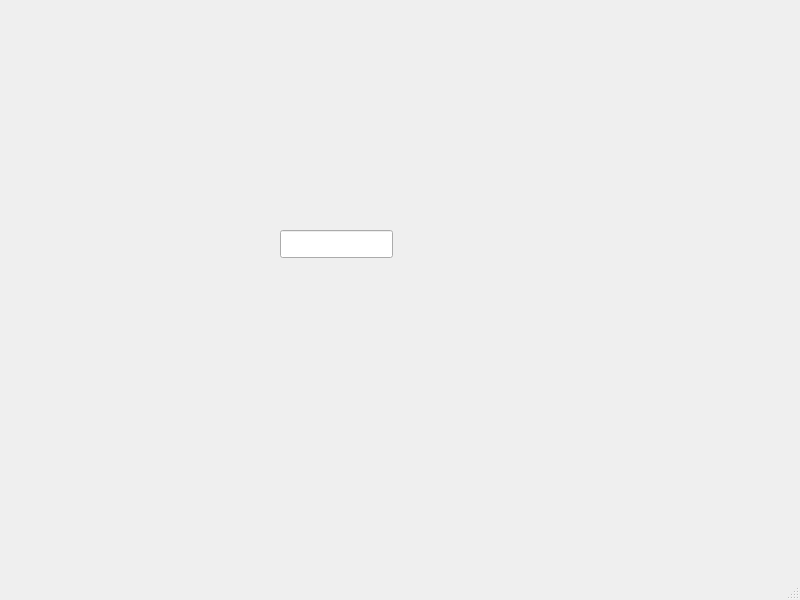
<?xml version="1.0" encoding="UTF-8"?>
<ui version="4.0">
 <class>MainWindow</class>
 <widget class="QMainWindow" name="MainWindow">
  <property name="geometry">
   <rect>
    <x>0</x>
    <y>0</y>
    <width>800</width>
    <height>600</height>
   </rect>
  </property>
  <property name="windowTitle">
   <string>MainWindow</string>
  </property>
  <widget class="QWidget" name="centralwidget">
   <widget class="QLineEdit" name="lineEdit">
    <property name="geometry">
     <rect>
      <x>280</x>
      <y>230</y>
      <width>113</width>
      <height>28</height>
     </rect>
    </property>
   </widget>
  </widget>
  <widget class="QMenuBar" name="menubar">
   <property name="geometry">
    <rect>
     <x>0</x>
     <y>0</y>
     <width>800</width>
     <height>25</height>
    </rect>
   </property>
  </widget>
  <widget class="QStatusBar" name="statusbar"/>
 </widget>
 <resources/>
 <connections/>
</ui>
